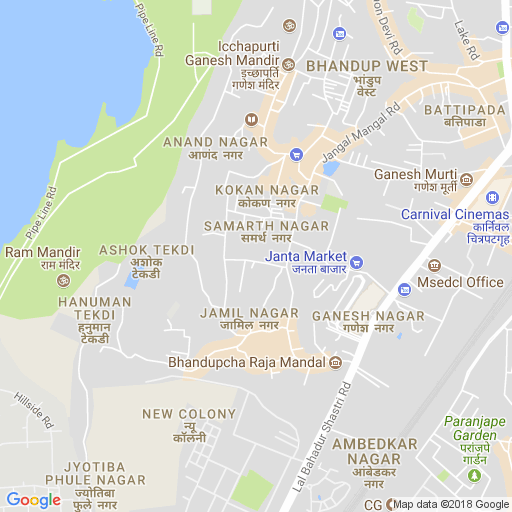
#> input picture labeled_data/map.png, 512 x 512 px, found by its file name
$ python test0.py
#> lines starting #> are read from the running program, lines starting #| are printed output that depends on the picture; after the words box and inside, x2 and y2 are one past the last pixel; in counts of white or black regions, pixels touching at a corner belong together
import cv2
import numpy as np

frame = cv2.imread('map.png')
#> frame is the input picture: shape (512, 512, 3); mean B, G, R 215.1, 220.7, 215.9
img = frame
hsv = cv2.cvtColor(img,cv2.COLOR_BGR2HSV)
#> hsv: shape (512, 512, 3); mean H, S, V 20.7, 24.7, 228

lower_blue = np.array([107,92,255])
upper_blue = np.array([107,92,255])

mask = cv2.inRange(hsv, lower_blue, upper_blue)
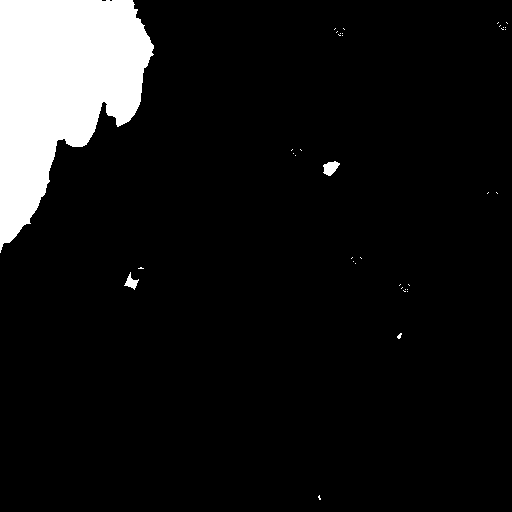
#> mask: shape (512, 512); 9% white; 37 white regions (34 under 20 px), largest, box (x1, y1, x2, y2) and area: (0, 0, 154, 253) 23315, (323, 161, 340, 176) 163, (124, 272, 139, 290) 113
res = cv2.bitwise_and(frame,frame, mask=mask)
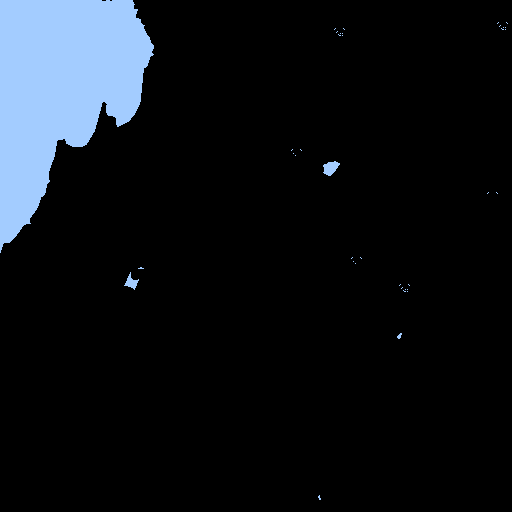
#> res: shape (512, 512, 3); mean B, G, R 23, 18.4, 14.7
mask_thresh = cv2.erode(mask,None,iterations=2)
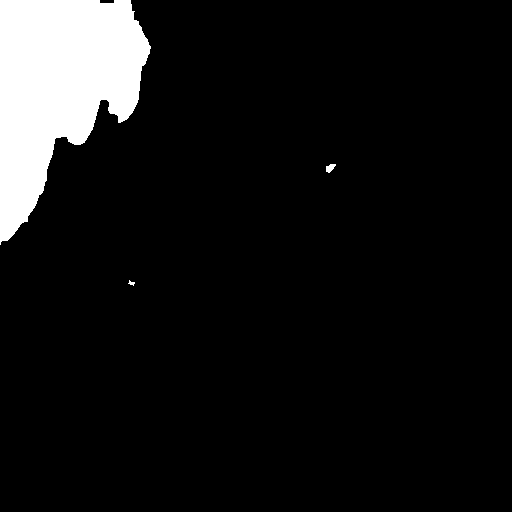
#> mask_thresh: shape (512, 512); 8.5% white; 3 white regions, box (x1, y1, x2, y2) and area: (0, 0, 151, 245) 22281, (326, 164, 336, 173) 58, (128, 280, 135, 286) 21
mask_thresh = cv2.dilate(mask_thresh,None,iterations=4)
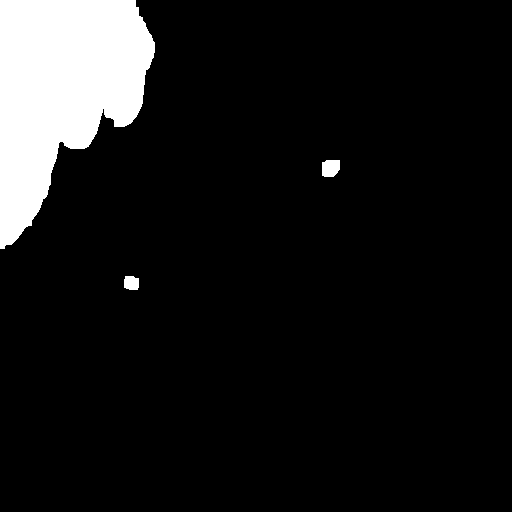
#> mask_thresh: shape (512, 512); 9.4% white; 3 white regions, box (x1, y1, x2, y2) and area: (0, 0, 155, 249) 24260, (322, 160, 340, 177) 274, (124, 276, 139, 290) 189
f = 0;
cv2.imshow('img',img);
cv2.imshow('mask',mask);
cv2.imshow('res',res);
cv2.imshow('normalized',mask_thresh);
cv2.waitKey(0);
dimensions = mask_thresh.shape
#> dimensions = (512, 512)
for i in range(dimensions[0]):
    for j in range(dimensions[1]):
        if mask_thresh[i,j] == 255:
            print("Water body is present")
            f = 1
            break
    else:
        continue
    break
if f==0:
    print("Water body is not present.")
